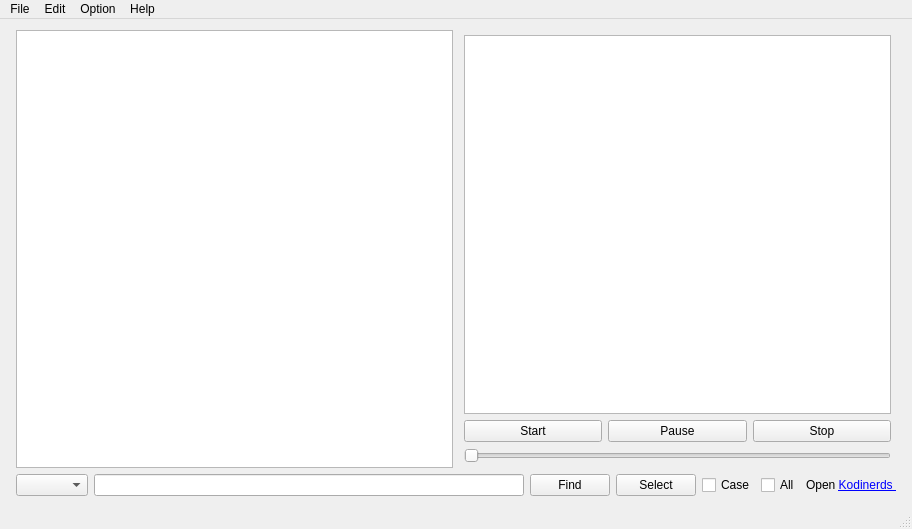
<?xml version="1.0" encoding="UTF-8"?>
<ui version="4.0">
 <class>MainWindow</class>
 <widget class="QMainWindow" name="MainWindow">
  <property name="geometry">
   <rect>
    <x>0</x>
    <y>0</y>
    <width>912</width>
    <height>529</height>
   </rect>
  </property>
  <property name="windowTitle">
   <string>Raspi Kodi Media List</string>
  </property>
  <property name="windowIcon">
   <iconset resource="resource/resource.qrc">
    <normaloff>:/applications-multimedia.png</normaloff>:/applications-multimedia.png</iconset>
  </property>
  <property name="locale">
   <locale language="English" country="UnitedStates"/>
  </property>
  <property name="documentMode">
   <bool>false</bool>
  </property>
  <widget class="QWidget" name="centralWidget">
   <property name="sizePolicy">
    <sizepolicy hsizetype="Expanding" vsizetype="Expanding">
     <horstretch>1</horstretch>
     <verstretch>1</verstretch>
    </sizepolicy>
   </property>
   <layout class="QGridLayout" name="gridLayout">
    <item row="0" column="0">
     <layout class="QVBoxLayout" name="verticalLayout" stretch="0,0">
      <property name="spacing">
       <number>6</number>
      </property>
      <property name="leftMargin">
       <number>0</number>
      </property>
      <property name="topMargin">
       <number>0</number>
      </property>
      <property name="rightMargin">
       <number>0</number>
      </property>
      <property name="bottomMargin">
       <number>0</number>
      </property>
      <item>
       <layout class="QHBoxLayout" name="horizontalLayout_top">
        <property name="leftMargin">
         <number>5</number>
        </property>
        <property name="rightMargin">
         <number>5</number>
        </property>
        <item>
         <widget class="QTableView" name="tableView">
          <property name="editTriggers">
           <set>QAbstractItemView::NoEditTriggers</set>
          </property>
          <property name="alternatingRowColors">
           <bool>true</bool>
          </property>
          <property name="sortingEnabled">
           <bool>true</bool>
          </property>
         </widget>
        </item>
        <item>
         <layout class="QVBoxLayout" name="verticalLayout_2">
          <property name="leftMargin">
           <number>5</number>
          </property>
          <property name="topMargin">
           <number>5</number>
          </property>
          <property name="rightMargin">
           <number>5</number>
          </property>
          <property name="bottomMargin">
           <number>5</number>
          </property>
          <item>
           <widget class="QGraphicsView" name="graphicsView">
            <property name="sizePolicy">
             <sizepolicy hsizetype="Expanding" vsizetype="Expanding">
              <horstretch>1</horstretch>
              <verstretch>1</verstretch>
             </sizepolicy>
            </property>
            <property name="minimumSize">
             <size>
              <width>400</width>
              <height>300</height>
             </size>
            </property>
            <property name="maximumSize">
             <size>
              <width>16777215</width>
              <height>16777215</height>
             </size>
            </property>
            <property name="toolTip">
             <string>Logo</string>
            </property>
            <property name="statusTip">
             <string/>
            </property>
           </widget>
          </item>
          <item>
           <layout class="QHBoxLayout" name="horizontalLayout">
            <property name="leftMargin">
             <number>0</number>
            </property>
            <property name="topMargin">
             <number>0</number>
            </property>
            <property name="rightMargin">
             <number>0</number>
            </property>
            <property name="bottomMargin">
             <number>0</number>
            </property>
            <item>
             <widget class="QPushButton" name="pushButtonStart">
              <property name="maximumSize">
               <size>
                <width>16777215</width>
                <height>16777215</height>
               </size>
              </property>
              <property name="toolTip">
               <string>Starts Media Stream</string>
              </property>
              <property name="statusTip">
               <string/>
              </property>
              <property name="text">
               <string>Start</string>
              </property>
              <property name="checkable">
               <bool>true</bool>
              </property>
             </widget>
            </item>
            <item>
             <widget class="QPushButton" name="pushButtonPause">
              <property name="text">
               <string>Pause</string>
              </property>
             </widget>
            </item>
            <item>
             <widget class="QPushButton" name="pushButtonStop">
              <property name="maximumSize">
               <size>
                <width>16777215</width>
                <height>16777215</height>
               </size>
              </property>
              <property name="toolTip">
               <string>Stops Media Stream</string>
              </property>
              <property name="statusTip">
               <string/>
              </property>
              <property name="text">
               <string>Stop</string>
              </property>
              <property name="checkable">
               <bool>true</bool>
              </property>
             </widget>
            </item>
           </layout>
          </item>
          <item>
           <widget class="QSlider" name="sliderVolume">
            <property name="maximumSize">
             <size>
              <width>16777215</width>
              <height>16777215</height>
             </size>
            </property>
            <property name="toolTip">
             <string>Adjusts volume of Media Stream</string>
            </property>
            <property name="statusTip">
             <string/>
            </property>
            <property name="maximum">
             <number>100</number>
            </property>
            <property name="orientation">
             <enum>Qt::Horizontal</enum>
            </property>
           </widget>
          </item>
         </layout>
        </item>
       </layout>
      </item>
      <item>
       <layout class="QHBoxLayout" name="horizontalLayout_bottom">
        <property name="leftMargin">
         <number>5</number>
        </property>
        <property name="rightMargin">
         <number>5</number>
        </property>
        <item>
         <widget class="QComboBox" name="comboBoxSearchColumn">
          <property name="toolTip">
           <string>Select column for search</string>
          </property>
          <property name="statusTip">
           <string/>
          </property>
         </widget>
        </item>
        <item>
         <widget class="QLineEdit" name="lineEditSelection">
          <property name="toolTip">
           <string>Enter search text for selection</string>
          </property>
          <property name="statusTip">
           <string/>
          </property>
         </widget>
        </item>
        <item>
         <widget class="QPushButton" name="pushButtonFind">
          <property name="toolTip">
           <string>Find by text search</string>
          </property>
          <property name="statusTip">
           <string/>
          </property>
          <property name="text">
           <string>Find</string>
          </property>
         </widget>
        </item>
        <item>
         <widget class="QPushButton" name="pushButtonSelect">
          <property name="toolTip">
           <string>Select by text search</string>
          </property>
          <property name="statusTip">
           <string/>
          </property>
          <property name="text">
           <string>Select</string>
          </property>
         </widget>
        </item>
        <item>
         <widget class="QCheckBox" name="checkBoxCaseSensitive">
          <property name="toolTip">
           <string>Select or find case sensitive</string>
          </property>
          <property name="statusTip">
           <string/>
          </property>
          <property name="text">
           <string>Case</string>
          </property>
         </widget>
        </item>
        <item>
         <widget class="QCheckBox" name="checkBoxSelectAll">
          <property name="toolTip">
           <string>Check or uncheck all in list</string>
          </property>
          <property name="statusTip">
           <string/>
          </property>
          <property name="text">
           <string>All</string>
          </property>
         </widget>
        </item>
        <item>
         <widget class="QLabel" name="labelLinkToKodinerd">
          <property name="toolTip">
           <string>Open github page &lt;b&gt;Kodinerds&lt;/b&gt; to find raw url to download raw m3u-file for radio or tv station lists</string>
          </property>
          <property name="text">
           <string>&lt;p&gt; Open &lt;a href=&quot;https://github.com/jnk22/kodinerds-iptv/tree/master/iptv/kodi&quot;&gt;Kodinerds &lt;/a&gt;&lt;/p&gt;</string>
          </property>
         </widget>
        </item>
       </layout>
      </item>
     </layout>
    </item>
   </layout>
  </widget>
  <widget class="QMenuBar" name="menuBar">
   <property name="geometry">
    <rect>
     <x>0</x>
     <y>0</y>
     <width>912</width>
     <height>21</height>
    </rect>
   </property>
   <widget class="QMenu" name="menuFile">
    <property name="title">
     <string>File</string>
    </property>
    <addaction name="actionOpen_Kodi_raw_list"/>
    <addaction name="actionOpen_Folder"/>
    <addaction name="actionDownload_Kodi_Raw_list"/>
    <addaction name="actionDownload_favorites"/>
    <addaction name="actionRead_favorites"/>
    <addaction name="actionSave_as_favorites"/>
    <addaction name="actionUpload_favorites"/>
    <addaction name="actionClose"/>
   </widget>
   <widget class="QMenu" name="menuHelp">
    <property name="title">
     <string>Help</string>
    </property>
    <addaction name="actionAbout"/>
    <addaction name="actionInfo"/>
   </widget>
   <widget class="QMenu" name="menuEdit">
    <property name="title">
     <string>Edit</string>
    </property>
    <addaction name="actionCopy_URL"/>
    <addaction name="actionCopy_Thumb"/>
    <addaction name="separator"/>
    <addaction name="actionOpen_Mediaplayer"/>
   </widget>
   <widget class="QMenu" name="menuOption">
    <property name="title">
     <string>Option</string>
    </property>
    <addaction name="actionMedia_player"/>
    <addaction name="actionOpenMediaPlayerOnDoubleclick"/>
    <addaction name="actionLoadLastOpenedFileAtStart"/>
    <addaction name="actionShowTrayIconAndInfo"/>
    <addaction name="actionEdit_Upload_Command"/>
    <addaction name="actionEdit_Download_Command"/>
    <addaction name="actionEdit_Download_Path_for_m3u_Files"/>
   </widget>
   <addaction name="menuFile"/>
   <addaction name="menuEdit"/>
   <addaction name="menuOption"/>
   <addaction name="menuHelp"/>
  </widget>
  <widget class="QStatusBar" name="statusBar"/>
  <action name="actionOpen_Kodi_raw_list">
   <property name="text">
    <string>Open Kodi raw list...</string>
   </property>
   <property name="statusTip">
    <string>Open text list with kodi media sources</string>
   </property>
   <property name="shortcut">
    <string>Ctrl+O</string>
   </property>
  </action>
  <action name="actionSave_as_favorites">
   <property name="text">
    <string>Save as Favorites</string>
   </property>
   <property name="statusTip">
    <string>Store the lists checked items as favorites for Raspi Kodi</string>
   </property>
   <property name="shortcut">
    <string>Ctrl+S</string>
   </property>
  </action>
  <action name="actionRead_favorites">
   <property name="text">
    <string>Read Favorites...</string>
   </property>
   <property name="statusTip">
    <string>Update check states from favorites</string>
   </property>
  </action>
  <action name="actionAbout">
   <property name="text">
    <string>About...</string>
   </property>
   <property name="statusTip">
    <string>Show information about</string>
   </property>
   <property name="shortcut">
    <string>Shift+F1</string>
   </property>
  </action>
  <action name="actionInfo">
   <property name="text">
    <string>Info...</string>
   </property>
   <property name="statusTip">
    <string>Show information to selected item</string>
   </property>
   <property name="shortcut">
    <string>F1</string>
   </property>
  </action>
  <action name="actionCopy_URL">
   <property name="text">
    <string>Copy URL</string>
   </property>
   <property name="statusTip">
    <string>Copy URL path to clipboard</string>
   </property>
   <property name="shortcut">
    <string>Ctrl+C</string>
   </property>
  </action>
  <action name="actionCopy_Thumb">
   <property name="text">
    <string>Copy Thumb</string>
   </property>
   <property name="statusTip">
    <string>Copy Thump path to clipboard</string>
   </property>
   <property name="shortcut">
    <string>Ctrl+Shift+C</string>
   </property>
  </action>
  <action name="actionMedia_player">
   <property name="text">
    <string>Media player...</string>
   </property>
   <property name="statusTip">
    <string>Edit path to media player command</string>
   </property>
  </action>
  <action name="actionOpen_Mediaplayer">
   <property name="text">
    <string>Open Mediaplayer</string>
   </property>
   <property name="statusTip">
    <string>Open Media Player</string>
   </property>
  </action>
  <action name="actionOpenMediaPlayerOnDoubleclick">
   <property name="checkable">
    <bool>true</bool>
   </property>
   <property name="text">
    <string>Open media player</string>
   </property>
   <property name="iconText">
    <string>Open media player</string>
   </property>
   <property name="toolTip">
    <string>Open median player with start button or doubleclick</string>
   </property>
   <property name="statusTip">
    <string>Open median player with start button or doubleclick</string>
   </property>
  </action>
  <action name="actionLoadLastOpenedFileAtStart">
   <property name="checkable">
    <bool>true</bool>
   </property>
   <property name="text">
    <string>Load last opened file at start</string>
   </property>
   <property name="statusTip">
    <string>Open current loaded kodi media list at program start</string>
   </property>
  </action>
  <action name="actionEdit_Upload_Command">
   <property name="text">
    <string>Edit Upload Favorites Command...</string>
   </property>
   <property name="toolTip">
    <string>Edit the command to upload favorites to Raspi Kodi</string>
   </property>
   <property name="statusTip">
    <string>Edit the command to upload favorites to Raspi Kodi</string>
   </property>
  </action>
  <action name="actionEdit_Download_Command">
   <property name="text">
    <string>Edit Download Favorites Command...</string>
   </property>
   <property name="toolTip">
    <string>Edit the command to download favorites to Raspi Kodi</string>
   </property>
   <property name="statusTip">
    <string>Edit the command to download favorites to Raspi Kodi</string>
   </property>
  </action>
  <action name="actionUpload_favorites">
   <property name="text">
    <string>Upload Favorites...</string>
   </property>
   <property name="statusTip">
    <string>Upload favorites list to Raspi Kodi, specify command under options</string>
   </property>
  </action>
  <action name="actionDownload_favorites">
   <property name="text">
    <string>Download Favorites...</string>
   </property>
   <property name="statusTip">
    <string>Download favorites from Raspi Kodi, specify command under options</string>
   </property>
  </action>
  <action name="actionShowTrayIconAndInfo">
   <property name="checkable">
    <bool>true</bool>
   </property>
   <property name="checked">
    <bool>true</bool>
   </property>
   <property name="text">
    <string>Show Tray Icon and Info</string>
   </property>
   <property name="toolTip">
    <string>Show tray icon and information about title in tray tooltip</string>
   </property>
   <property name="statusTip">
    <string>Show tray icon and information about title in tray tooltip</string>
   </property>
  </action>
  <action name="actionClose">
   <property name="text">
    <string>Close</string>
   </property>
   <property name="toolTip">
    <string>Close Program</string>
   </property>
   <property name="statusTip">
    <string>Close Program</string>
   </property>
  </action>
  <action name="actionEdit_Download_Path_for_m3u_Files">
   <property name="text">
    <string>Edit Download Path for m3u Files ..</string>
   </property>
   <property name="statusTip">
    <string>Edit the path to the m3u-file download location</string>
   </property>
  </action>
  <action name="actionDownload_Kodi_Raw_list">
   <property name="text">
    <string>Download Kodi Raw list</string>
   </property>
   <property name="statusTip">
    <string>Downloads Kodi Raw m3u file, specify path under options</string>
   </property>
  </action>
  <action name="actionOpen_Folder">
   <property name="text">
    <string>Open Folder...</string>
   </property>
   <property name="statusTip">
    <string>Open folder with fedia files</string>
   </property>
  </action>
 </widget>
 <layoutdefault spacing="6" margin="11"/>
 <resources>
  <include location="resource/resource.qrc"/>
 </resources>
 <connections/>
</ui>
